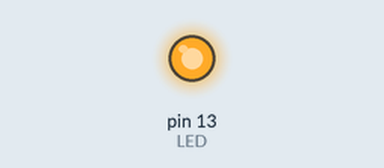
This sketch was run on a simulated Arduino Uno, built with avr-gcc and run on an emulated ATmega328P. Shown: output pins drawn as LEDs (lit = HIGH).

Above: at 0.08 s.
At 39.94 s:
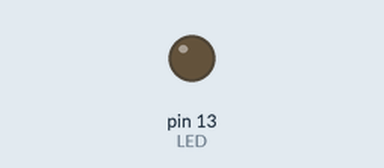
Timing chart, 0 to 40.0 s (numbered marks = the images above):
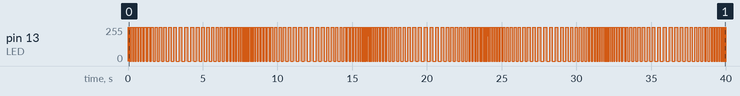

The sketch:

Listing_2-2_EA_JB.ino
```cpp
const int LED = 13;
int counter   = 10;
int max_ms    = 200;
int min_ms    = 10;
void setup() {
  pinMode(LED, OUTPUT);
}

void loop() {

  for (int i = min_ms; i <=max_ms; i = i + counter){
    digitalWrite(LED, HIGH);
    delay(i);
    digitalWrite(LED, LOW);
    delay(i);
    if(i >= max_ms || i <= 0){
      counter = -counter;
    }
  }
}
```
